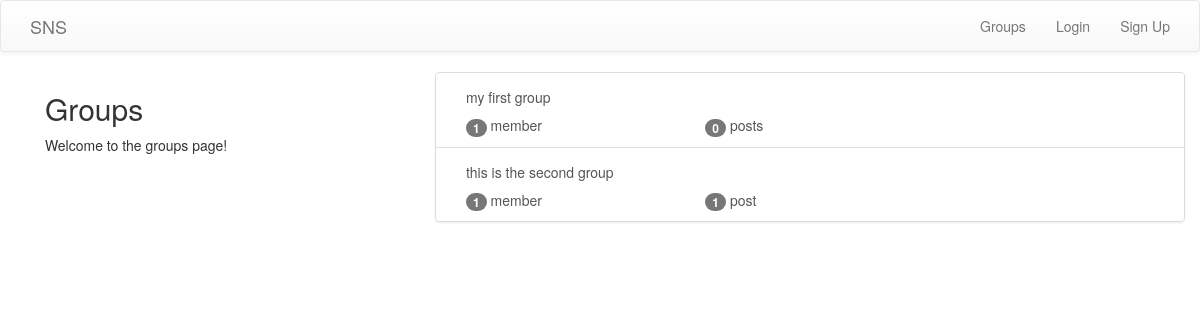
The page /groups/ on the database as committed earlier.
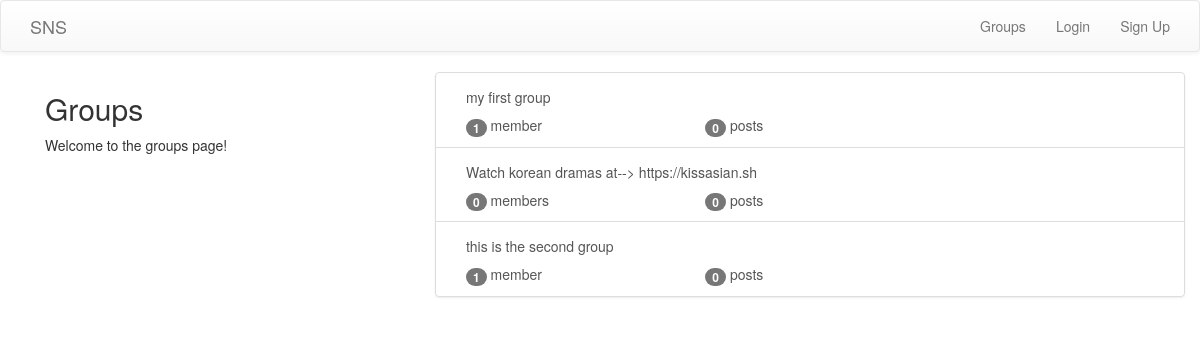
The same page on the database as committed later.
### groups/models.py (models this page shows, shortened)
class Group(models.Model):
    name = models.CharField(max_length=200, unique=True)
    slug = models.SlugField(allow_unicode=True, unique=True)
    description = models.TextField(blank=True, default='')
    description_html = models.TextField(editable=False, default='', blank=True)
    members = models.ManyToManyField(User, through='GroupMember')
    class Meta:
        ordering = ['name']

### groups/views.py (the view)
# urls.py: path('', views.ListGroup.as_view(), name='all'),
class ListGroup(ListView):
    model = Group

### groups/templates/groups/group_list.html (shortened to what this page needs)
{% extends 'groups/group_base.html' %}
{% block pregroup %}
    <div class="col-md-4">
        <div class="content">
            <h2>Groups</h2>
            <p>Welcome to the groups page!</p>
        </div>
    </div>
{% endblock  %}
{% block group_content %}
    <div class="col-md-8">
        <div class="list-group">
            {% for group in object_list %}
                <a class="list-group-item" href="{% url 'groups:single' slug=group.slug %}">
                    <h3 class="title list-group-item-heading"> {{groups.name}} </h2>
                    <div class="list-group-item-text container-fluid">
                        {{group.description_html|safe}}
                        <div class="row">
                            <div class="col-md-4">
                                <span class="badge">{{group.members.count}}</span>
                                member{{group.members.count|pluralize}}
                            </div>
                            <div class="col-md-4">
                                <span class="badge">{{group.posts.count}}</span>
                                post{{group.posts.count|pluralize}}
                            </div>
                        </div>
                    </div>
                </a>
            {% endfor %}
        </div>
    </div>
{% endblock  %}

Rows that differ between the two databases and show on the page:
added Group: description_html "Watch korean dramas at--> https://kissasian.sh", members.count "0", posts.count "0"
computed for Group "this is the second group": posts.count "1" → "0"
